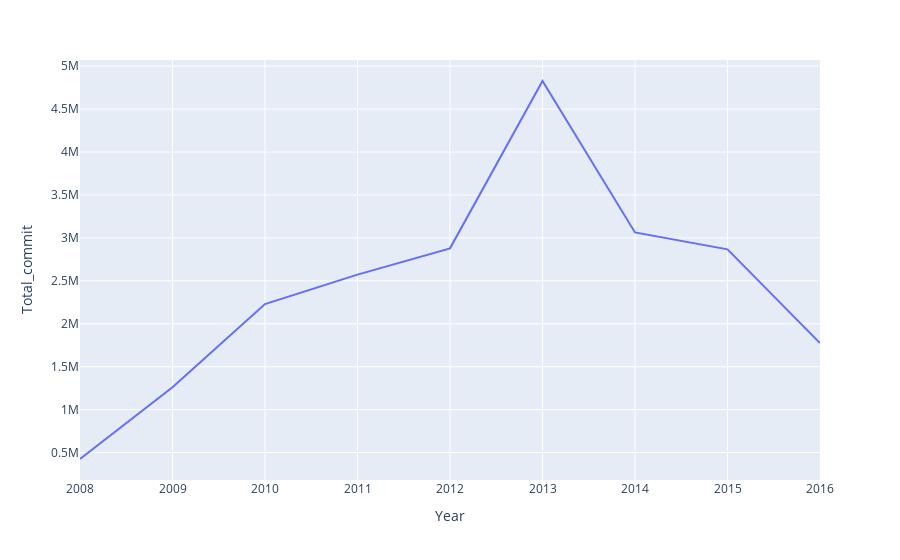

Notebook cell for this chart:
### Code cell
import plotly.graph_objects as go
# fig = go.Figure(data=go.Scatter(x=commit_count['Year'], y=commit_count['Total_commit']))
fig = px.line(commit_count, x='Year', y="Total_commit")

# fig.update_xlabel("Years")
# fig.update_yaxes(type="log")
fig.show()
# ax = sns.lineplot(data=commit_count, x="Year", y="Total_commit")
# ax.set(xscale = "symlog",yscale="sylog")

### Figure 1 — Plotly figure (JSON) as saved in the notebook; plotly's stock layout.template omitted (floating-point values rounded to 4 significant figures)
{"data": [{"hovertemplate": "Year=%{x}<br>Total_commit=%{y}<extra></extra>", "legendgroup": "", "line": {"color": "#636efa", "dash": "solid"}, "marker": {"symbol": "circle"}, "mode": "lines", "name": "", "orientation": "v", "showlegend": false, "type": "scatter", "x": ["2008", "2009", "2010", "2011", "2012", "2013", "2014", "2015", "2016"], "xaxis": "x", "y": [424908, 1261149, 2228807, 2572326, 2878386, 4827288, 3063143, 2866499, 1775104], "yaxis": "y"}], "layout": {"legend": {"tracegroupgap": 0}, "margin": {"t": 60}, "xaxis": {"anchor": "y", "domain": [0, 1], "title": {"text": "Year"}}, "yaxis": {"anchor": "x", "domain": [0, 1], "title": {"text": "Total_commit"}}}}
